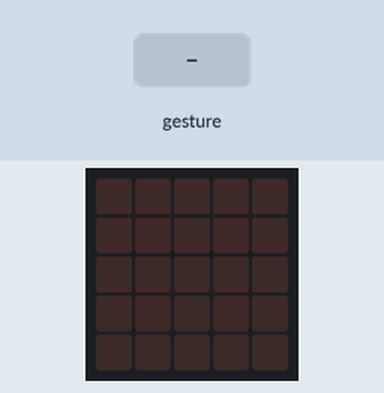
This program was run on a simulated BBC micro:bit (MakeCode). Shown: the board's 5×5 LED display. Inputs (shaded band) come from the test bench. Random numbers come from a fixed seed; a tilt is held for 1.5 s and a shake lasts 1 s, then the board lies face up again.

Above: at 1.2 s.
1.3 s: gesture 'shake'
At 2.2 s:
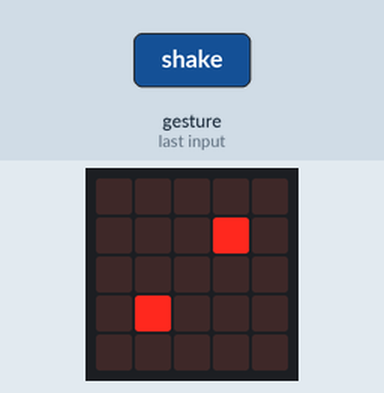
3.0 s: gesture 'shake'
At 3.5 s:
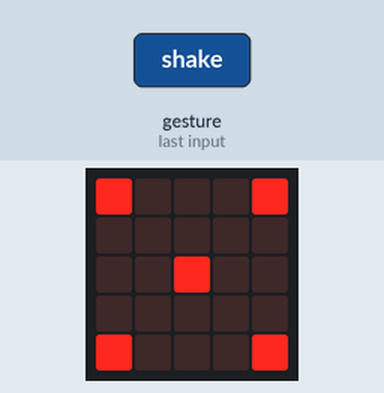
4.7 s: gesture 'shake'
At 6.0 s:
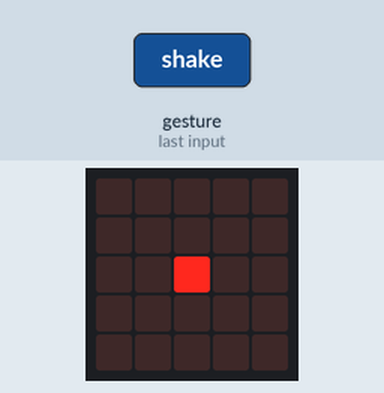
6.4 s: gesture 'shake'
At 7.3 s:
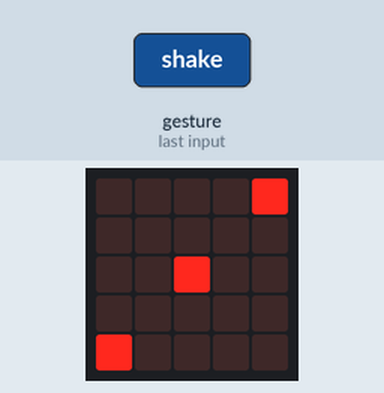
Timing chart, 0 to 9.1 s (numbered marks = the images above; inputs shaded):
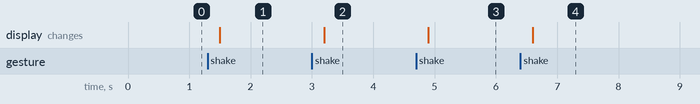

Measured:
- after the input at 1.3 s, the display: changes after 0.20 s (image 1)
- after the input at 3.0 s, the display: changes after 0.20 s (image 2)
- after the input at 4.7 s, the display: changes after 0.20 s (image 3)
- after the input at 6.4 s, the display: changes after 0.20 s (image 4)

The program:

main.ts
```typescript
let numero = 0
input.onGesture(Gesture.Shake, function () {
    numero = randint(1, 6)
    if (numero == 1) {
        basic.showLeds(`
            . . . . .
            . . . . .
            . . # . .
            . . . . .
            . . . . .
            `)
    } else if (numero == 2) {
        basic.showLeds(`
            . . . . .
            . . . # .
            . . . . .
            . # . . .
            . . . . .
            `)
    } else if (numero == 3) {
        basic.showLeds(`
            . . . . #
            . . . . .
            . . # . .
            . . . . .
            # . . . .
            `)
    } else if (numero == 4) {
        basic.showLeds(`
            . . . . .
            . # . # .
            . . . . .
            . # . # .
            . . . . .
            `)
    } else if (numero == 5) {
        basic.showLeds(`
            # . . . #
            . . . . .
            . . # . .
            . . . . .
            # . . . #
            `)
    } else if (numero == 6) {
        basic.showLeds(`
            # . . . #
            . . . . .
            # . . . #
            . . . . .
            # . . . #
            `)
    } else {
        basic.showLeds(`
            . . . . .
            . . . . .
            . . . . .
            . . . . .
            . . . . .
            `)
    }
})
basic.forever(function () {

})
```

test.ts
```typescript
// os teses vão aqui; isto não será compilado quando este pacote for usado como extensão.
```
